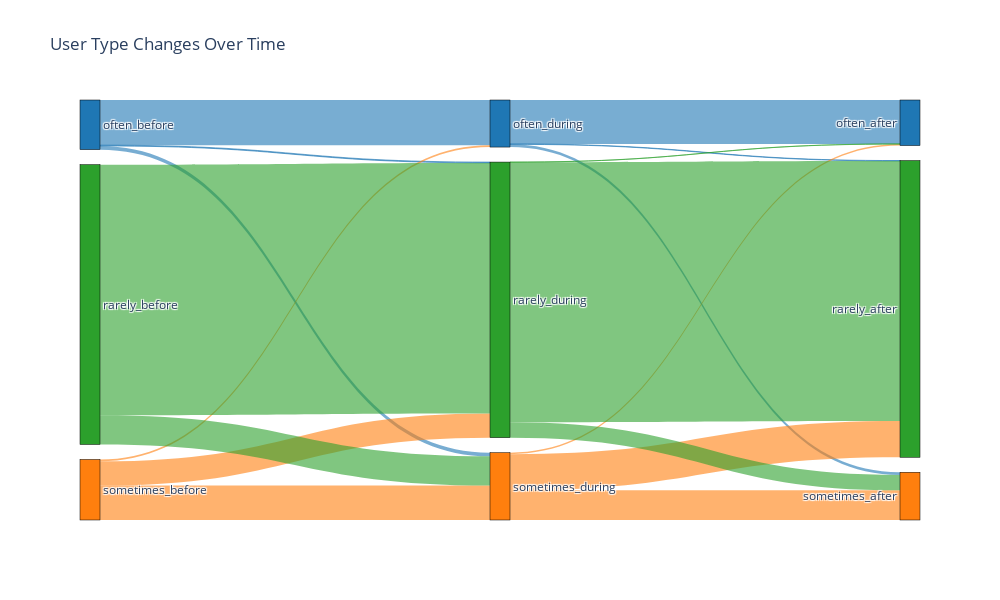

Notebook cell for this chart:
### Code cell
import plotly.graph_objects as go

def create_sankey_diagram(df_user_type_change):
    # Get unique labels
    labels = []
    for period in ['before', 'during', 'after']:
        for level in ['often', 'sometimes', 'rarely']:
            labels.append(f"{level}_{period}")
    
    # Create color mappings for different fan levels
    color_mapping = {
        'often': '#1f77b4',     # Blue
        'sometimes': '#ff7f0e',  # Orange
        'rarely': '#2ca02c'     # Green
    }
    
    # Create node colors
    node_colors = []
    for _ in range(3):  # Three time periods
        for level in ['often', 'sometimes', 'rarely']:
            node_colors.append(color_mapping[level])
    
    # Create source, target, and value lists for the flows
    source = []
    target = []
    value = []
    link_colors = []
    
    # Generate indices mapping
    label_to_index = {label: idx for idx, label in enumerate(labels)}
    
    # Create flows between time periods
    for fan_level_a in ["often", "sometimes", "rarely"]:
        for fan_level_b in ["often", "sometimes", "rarely"]:
            for tag_1, tag_2 in zip(df_user_type_change.columns, df_user_type_change.columns[1:]):
                flow_value = len(
                    df_user_type_change[
                        (df_user_type_change[tag_1] == fan_level_a) & 
                        (df_user_type_change[tag_2] == fan_level_b)
                    ]
                )
                
                source.append(label_to_index[f"{fan_level_a}_{tag_1}"])
                target.append(label_to_index[f"{fan_level_b}_{tag_2}"])
                value.append(flow_value)
                
                # Add color based on source node
                base_color = color_mapping[fan_level_a]
                # Convert hex to rgba with 0.6 opacity
                rgba_color = f"rgba{tuple(int(base_color.lstrip('#')[i:i+2], 16) for i in (0, 2, 4)) + (0.6,)}"
                link_colors.append(rgba_color)
    
    # Create the figure
    fig = go.Figure(data=[go.Sankey(
        node = dict(
            pad = 15,
            thickness = 20,
            line = dict(color = "black", width = 0.5),
            label = labels,
            color = node_colors
        ),
        link = dict(
            source = source,
            target = target,
            value = value,
            color = link_colors
        )
    )])
    
    # Update layout
    fig.update_layout(
        title_text="User Type Changes Over Time",
        font_size=12,
        width=1000,
        height=600
    )
    
    return fig


create_sankey_diagram(df_user_type_change)

### Figure 1 — Plotly figure (JSON) as saved in the notebook; plotly's stock layout.template omitted (floating-point values rounded to 4 significant figures)
{"data": [{"link": {"color": ["rgba(31, 119, 180, 0.6)", "rgba(31, 119, 180, 0.6)", "rgba(31, 119, 180, 0.6)", "rgba(31, 119, 180, 0.6)", "rgba(31, 119, 180, 0.6)", "rgba(31, 119, 180, 0.6)", "rgba(255, 127, 14, 0.6)", "rgba(255, 127, 14, 0.6)", "rgba(255, 127, 14, 0.6)", "rgba(255, 127, 14, 0.6)", "rgba(255, 127, 14, 0.6)", "rgba(255, 127, 14, 0.6)", "rgba(44, 160, 44, 0.6)", "rgba(44, 160, 44, 0.6)", "rgba(44, 160, 44, 0.6)", "rgba(44, 160, 44, 0.6)", "rgba(44, 160, 44, 0.6)", "rgba(44, 160, 44, 0.6)"], "source": [0, 3, 0, 3, 0, 3, 1, 4, 1, 4, 1, 4, 2, 5, 2, 5, 2, 5], "target": [3, 6, 4, 7, 5, 8, 3, 6, 4, 7, 5, 8, 3, 6, 4, 7, 5, 8], "value": [332, 323, 27, 20, 6, 3, 14, 11, 253, 218, 178, 266, 0, 1, 215, 113, 1842, 1912]}, "node": {"color": ["#1f77b4", "#ff7f0e", "#2ca02c", "#1f77b4", "#ff7f0e", "#2ca02c", "#1f77b4", "#ff7f0e", "#2ca02c"], "label": ["often_before", "sometimes_before", "rarely_before", "often_during", "sometimes_during", "rarely_during", "often_after", "sometimes_after", "rarely_after"], "line": {"color": "black", "width": 0.5}, "pad": 15, "thickness": 20}, "type": "sankey"}], "layout": {"font": {"size": 12}, "height": 600, "title": {"text": "User Type Changes Over Time"}, "width": 1000}}
